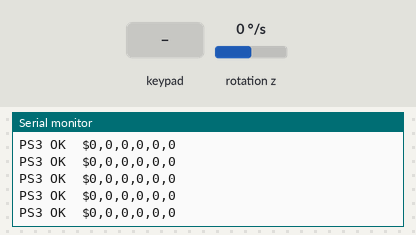
Recording of a sketch running on a simulated ESP32. On the bench: the last lines printed to the serial monitor. Wiring (inferred from the names in the program): MPU-6050 motion sensor at I2C address 0x68. The test bench sets the inputs (shaded band); at power-on: rotation z 0 °/s. Nothing arrives over Bluetooth unless stated.

Above: at 2.4 s.
2.5 s: rotation z set to -192 °/s
At 3.3 s:
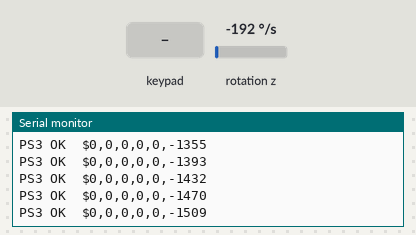
4.0 s: key 'U' pressed
5.5 s: key 'D' pressed
7.0 s: rotation z set to -100 °/s
At 8.0 s:
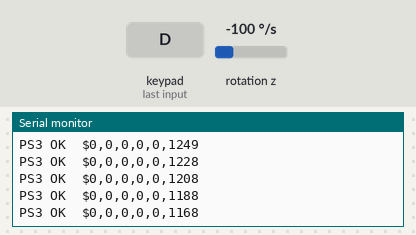

The sketch:

ESP32_PS3_MPU6050.ino
```cpp
/*
 * ESP32 (DevKit klasik) - PS3 Controller + MPU6050 -> UART ke Mega
 * Board   : "ESP32 Dev Module"
 * Library : Ps3Controller (jvpernis/esp32-ps3). Install manual / ZIP.
 * UART    : Serial2, RX2 = GPIO16, TX2 = GPIO17, 115200
 * MPU6050 : SDA = 21, SCL = 22, AD0 -> GND (0x68). Tanpa library tambahan.
 *
 * Langkah awal: upload, buka Serial Monitor (115200), catat MAC address
 * yang tercetak, tulis ke controller PS3 pakai SixaxisPairTool.
 * Format paket ke Mega: $lx,ly,rx,ry,btn,yaw10\n  (lihat T07)
 */
#include <Ps3Controller.h>
#include <Wire.h>

#define MPU_ADDR 0x68
#define RX2_PIN 16
#define TX2_PIN 17

float yaw = 0, gyroZoffset = 0;
unsigned long lastImu = 0, lastSend = 0;

bool mpuWrite(uint8_t reg, uint8_t val) {
  Wire.beginTransmission(MPU_ADDR); Wire.write(reg); Wire.write(val);
  return Wire.endTransmission() == 0;
}
int16_t readGyroZraw() {
  Wire.beginTransmission(MPU_ADDR); Wire.write(0x47); Wire.endTransmission(false);
  Wire.requestFrom((uint8_t)MPU_ADDR, (uint8_t)2);
  int16_t hi = Wire.read(), lo = Wire.read();
  return (hi << 8) | lo;
}

void setup() {
  Serial.begin(115200);
  Serial2.begin(115200, SERIAL_8N1, RX2_PIN, TX2_PIN);

  Wire.begin(21, 22);
  Wire.setClock(400000);
  if (!mpuWrite(0x6B, 0x00)) Serial.println(F("MPU6050 TIDAK TERDETEKSI"));  // wake up
  mpuWrite(0x1A, 0x03);   // DLPF ~44 Hz
  mpuWrite(0x1B, 0x00);   // gyro +-250 dps (131 LSB/dps)

  Serial.println(F("Kalibrasi gyro, jangan gerakkan robot..."));
  long sum = 0;
  for (int i = 0; i < 500; i++) { sum += readGyroZraw(); delay(2); }
  gyroZoffset = sum / 500.0f;
  Serial.println(F("Kalibrasi selesai"));

  Ps3.begin();
  Serial.print(F("MAC ESP32: ")); Serial.println(Ps3.getAddress());
  lastImu = micros();
}

void loop() {
  // Baca IMU, integrasi yaw
  unsigned long now = micros();
  float dt = (now - lastImu) / 1e6f;
  lastImu = now;
  float gz = (readGyroZraw() - gyroZoffset) / 131.0f;   // deg/s
  yaw += gz * dt;
  if (yaw > 180) yaw -= 360; else if (yaw < -180) yaw += 360;

  // Kirim paket 50 Hz
  if (millis() - lastSend >= 20) {
    lastSend = millis();
    int lx = 0, ly = 0, rx = 0, ry = 0, btn = 0;
    if (Ps3.isConnected()) {
      lx = Ps3.data.analog.stick.lx; ly = Ps3.data.analog.stick.ly;
      rx = Ps3.data.analog.stick.rx; ry = Ps3.data.analog.stick.ry;
      if (Ps3.data.button.cross)    btn |= 1 << 0;
      if (Ps3.data.button.circle)   btn |= 1 << 1;
      if (Ps3.data.button.square)   btn |= 1 << 2;
      if (Ps3.data.button.triangle) btn |= 1 << 3;
      if (Ps3.data.button.l1)       btn |= 1 << 4;
      if (Ps3.data.button.r1)       btn |= 1 << 5;
    }
    char out[64];
    snprintf(out, sizeof(out), "$%d,%d,%d,%d,%d,%d\n", lx, ly, rx, ry, btn, (int)(yaw * 10));
    Serial2.print(out);
    Serial.print(Ps3.isConnected() ? "PS3 OK  " : "PS3 --  ");
    Serial.print(out);
  }
}
```

Measured:
- after the input at 2.5 s, the serial monitor: prints a new line at once (image 1)
